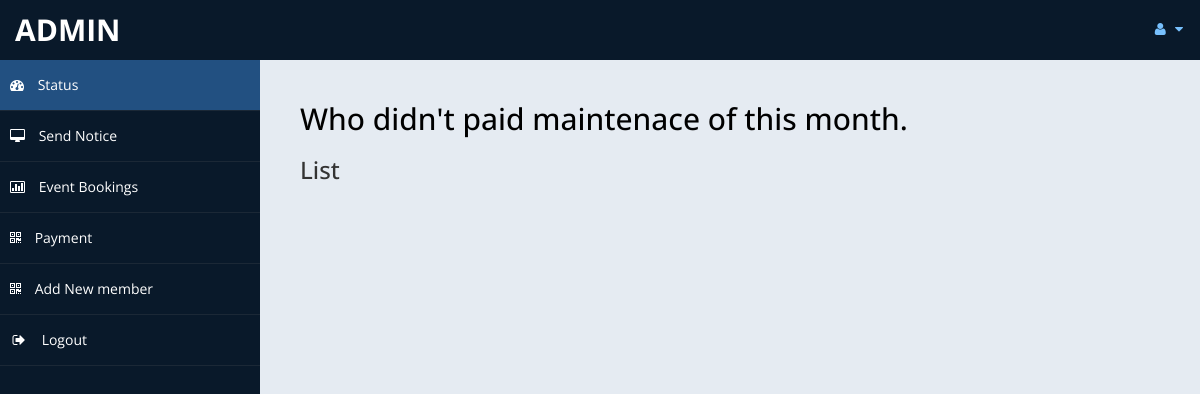
/admin/payment.php (signed in), run on an earlier commit of the app's database.
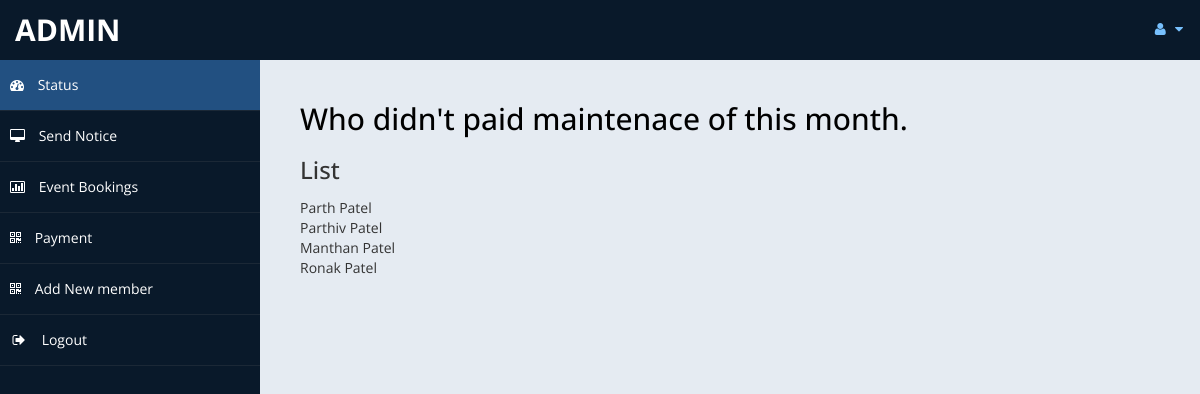
And on a later commit of the database.
### tables this page shows
CREATE TABLE `payment` (
  `p_id` int(11) NOT NULL,
  `u_id` int(11) NOT NULL,
  `payment_date` timestamp NOT NULL DEFAULT CURRENT_TIMESTAMP ON UPDATE CURRENT_TIMESTAMP,
  `paid` tinyint(1) NOT NULL DEFAULT '0',
  `next_payment_date` timestamp NOT NULL DEFAULT '0000-00-00 00:00:00'
);

CREATE TABLE `user` (
  `u_id` int(11) NOT NULL,
  `username` varchar(50) NOT NULL,
  `password` varchar(200) NOT NULL,
  `name` varchar(50) NOT NULL
);

### admin/payment.php (the view, shortened to what this page needs)
<?php
    include('includes/header.php');
?>
<?php
    include('db.php');
    $q = 'SELECT * FROM `payment`  INNER JOIN `user` on payment.u_id=user.u_id  WHERE p_id in (SELECT MAX(p_id) FROM `payment` GROUP BY u_id) HAVING timediff(next_payment_date, now()) < 0';
    $result = mysqli_query($con, $q);
    echo '<h2>Who didn\'t paid maintenace of this month.</h2><br>';
    echo '<h3>List</h3><br>';
    while($row = mysqli_fetch_array($result)){
        echo " ".$row['name'];
        echo '<br>';
    }
?>
<?php
    include('includes/footer.php');
?>

### admin/includes/header.php (shortened to what this page needs)
<!DOCTYPE html>
<html xmlns="http://www.w3.org/1999/xhtml">
<head>
    <link href="../assets/css/bootstrap.css" rel="stylesheet" />
    <link href="../assets/css/font-awesome.css" rel="stylesheet" />
    <link href="../assets/js/morris/morris-0.4.3.min.css" rel="stylesheet" />
    <link href="../assets/css/custom-styles.css" rel="stylesheet" />
</head>
<body>
    <div id="wrapper">
        <nav class="navbar navbar-default top-navbar" role="navigation">
            <div class="navbar-header">
                <a class="navbar-brand" href="home.php"> admin </a>
            </div>
            <ul class="nav navbar-top-links navbar-right">
                <li class="dropdown">
                    <a class="dropdown-toggle" data-toggle="dropdown" href="#" aria-expanded="false">
                        <i class="fa fa-user fa-fw"></i> <i class="fa fa-caret-down"></i>
                    </a>
                </li>
            </ul>
        </nav>
        <nav class="navbar-default navbar-side" role="navigation">
            <div class="sidebar-collapse">
                <ul class="nav" id="main-menu">
                    <li>
                        <a class="active-menu" href="home.php"><i class="fa fa-dashboard"></i> Status</a>
                    </li>
                    <li>
                        <a href="alert.php"><i class="fa fa-desktop"></i> Send Notice</a>
                    </li>
                    <li>
                        <a href="showEvents.php"><i class="fa fa-bar-chart-o"></i> Event Bookings</a>
                    </li>
                    <li>
                        <a href="payment.php"><i class="fa fa-qrcode"></i> Payment</a>
                    </li>
                    <li>
                        <a href="add.php"><i class="fa fa-qrcode"></i> Add New member</a>
                    </li>
                    <li>
                        <a href="logout.php"><i class="fa fa-sign-out fa-fw"></i> Logout</a>
                    </li>
                    </ul>
            </div>
        </nav>
 <div id="page-wrapper">
            <div id="page-inner">

### admin/includes/footer.php (shortened to what this page needs)
            </div>
        </div>
    </div>
</body>
</html>

### assets/css/custom-styles.css (style rules this page uses)
body { font-family: 'Open Sans', sans-serif; }
#wrapper { width: 100%; background:#09192A; }
#page-wrapper { padding: 15px 15px; min-height: 600px; background:#E5EBF2; }
#page-inner { width:100%; margin:10px 20px 10px 0px; background-color:transparent; padding:10px; min-height:1200px; }
h1, .h1, h2, .h2, h3, .h3 { margin-top: 7px; margin-bottom: -5px; }
h2 { color: #000; }
.top-navbar { margin:0px; }
.top-navbar .navbar-brand { color: #fff; width: 260px; text-align: left; height: 60px; font-size: 30px; font-weight: 700; text-transform: uppercase; line-height: 30px; }
.top-navbar .nav > li { position: relative; display: inline-block; }
.top-navbar .nav > li > a { position: relative; display: block; padding: 19px 15px; color: #77C0FD; }
.active-menu { background-color:#225081!important; }
.sidebar-collapse , .sidebar-collapse .nav { background:none; }
.sidebar-collapse .nav { padding:0; }
.sidebar-collapse .nav > li > a { color:#fff; background:transparent; text-shadow:none; }
.sidebar-collapse > .nav > li > a { padding:15px 10px; }
.sidebar-collapse > .nav > li { border-bottom: 1px solid rgba(107, 108, 109, 0.19); }
.navbar-side { border:none; background-color: transparent; }
.top-navbar { background:#09192A; border-bottom:none; }
.top-navbar .nav > li > a > i { margin-right: 2px; }
.navbar-default { border:0px solid black; }
.navbar-header { background: #09192A; }
.nav > li > a > i { margin-right:10px; }
@media (min-width:768px) { #page-wrapper { margin: 0 0 0 260px; padding: 15px 30px; min-height: 1200px; } }
@media (min-width:768px) { .navbar-side { z-index: 1; position: absolute; width: 260px; } }
@media (min-width:768px) { .navbar { border-radius: 0px; } }

What changed in the data, as far as the page shows it:
added payment: u.name "Parth Patel"
added payment: u.name "Parthiv Patel"
added payment: u.name "Manthan Patel"
added payment: u.name "Ronak Patel"
